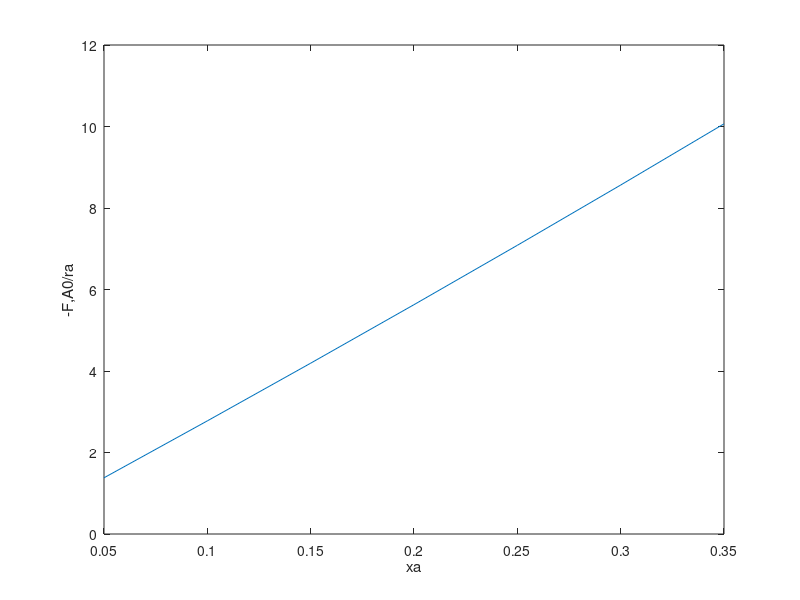

This figure's MATLAB source:
clear;clc;


T = 633; %K

bco = exp(-22.25574)*exp(5629.059418/T);
bco2 = exp(-25.67799)*exp(7421.217224/T);
bh2o_bh2_05 = exp(-24.6281291)*exp(10103.43998/T);
k1 = exp(6.192362489)*exp(-13591.53236/T);
k2 = exp(21.8378944)*exp(-18390.66635/T);
k3 = exp(0.086177696)*exp(-12745/T);
K1 = exp(-6.04031207)*exp(11835.117/T);
K2 = exp(-4.672787)*exp(-4774.119/T);
K3 = exp(-1.36752507)*exp(7060.998/T);
k1bco = exp(-16.06338022)*exp(-7962.472937/T);
k1bco_K1 = exp(-10.02306815)*exp(-19797.58994/T);
bcobh2o_bh2_05 = exp(-46.88387181)*exp(15732.4994/T);
bc02bh2o_bh2_05 = exp(-50.3061191)*exp(17524.6572/T);
k2bco2 = exp(-3.840095601)*exp(-10969.44912/T);
k2bco2_K2 = exp(0.832691399)*exp(-6195.330122/T);
k3bco2 = exp(-25.59181123)*exp(-5323.782776/T);
k3bco2_K3 = exp(-24.22428723)*exp(-12384.78078/T);


%Initial values for vectors  -------------------------------------
ya0 = 0.22;
yb0 = 0.74;
ye0 = 1.e-14;
yc0 = 1.e-14;
yd0 = 1.e-14;

P=50.*10^5;
Pa0=P*ya0;
Pb0=P*yb0;
Pc0=P*yc0;
Pd0=P*yd0;
Pe0=P*ye0;

xa=[0.05 0.1 0.15 0.2 0.25 0.3 0.35];
xe=[0.1 0.2 0.3 0.4 0.5 0.6 0.7];

for i=1:7
Pa(i)=ya0*P*(1-0.2*xa(i)/(1-2*0.2*xa(i)*ya0) +...
    ya0*P*(1-0.8*xa(i)));
Pb(i)=ya0*P*((yb0/ya0)-3*0.2*xa(i))/(1-2*0.2*xa(i)*ya0) +...
    ye0*P*((yb0/ye0)-2*xe(i))/(1-2*xe(i)*ye0)+...
    ya0*P*((yb0/ya0)-0.8*xa(i));
Pc(i)=ya0*P*0.2*xa(i)/(1-2*0.2*xa(i)*ya0)+...
    ye0*P*xe(i)/(1-2*xe(i)*ye0);
Pd(i)=ya0*P*0.2*xa(i)/(1-2*0.2*xa(i)*ya0)+...
    ya0*P*0.8*xa(i);
Pe(i)=ye0*P*(1-xe(i))/(1-2*xe(i)*ye0)+...
    ya0*P*0.8*xa(i);

r1(i)= (k1bco*Pe(i)*Pb(i)^1.5-k1bco_K1*Pc(i)*Pb(i)^(-0.5))/(Pb(i)^0.5+bh2o_bh2_05*Pd(i)+bco*Pe(i)*Pb(i)^0.5+bcobh2o_bh2_05*Pe(i)*Pd(i)+bc02bh2o_bh2_05*Pa(i)*Pd(i));
r2(i)= (k2bco2*Pa(i)*Pb(i)-k2bco2_K2*Pe(i)*Pd(i))/(Pb(i)^0.5+bh2o_bh2_05*Pd(i)+bco*Pe(i)*Pb(i)^0.5+bcobh2o_bh2_05*Pe(i)*Pd(i)+bc02bh2o_bh2_05*Pa(i)*Pd(i));
r3(i)= (k3bco2*Pa(i)*Pb(i)^1.5-k3bco2_K3*Pc(i)*Pd(i)*Pb(i)^(-1.5))/(Pb(i)^0.5+bh2o_bh2_05*Pd(i)+bco*Pe(i)*Pb(i)^0.5+bcobh2o_bh2_05*Pe(i)*Pd(i)+bc02bh2o_bh2_05*Pa(i)*Pd(i));
ra(i)= -r2(i)-r3(i);
end 

format long
FA0 = 1191.; %mol/s
R = 8.314; %SI
CA0 = Pa0/(R*T) %mol/cum
CB0 = Pb0/(R*T)
CAR0 = (P*0.04)/(R*T)
Q = FA0/CA0 %cum/s
FB0 = Q*CB0
FAR0 = Q*CAR0

r_1 = -FA0*1./r1;
r_2 = -FA0*1./r2;
r_3 = -FA0*1./r3;
r_a = -FA0*1./ra;

%----------SIMPSON 3/8-----------------------------------------------------
p=2;
n=3*p+1;
s=xa(4)-xa(1);
for i=1:3:n-3
    I(i) = s*(r_a(i)+3*r_a(i+1)+3*r_a(i+2)+r_a(i+3))/8;
end

V=sum(I) %cum
SV=Q/V
%--------------------------------------------------------------------------

plot(xa,r_a)
xlabel('xa')
ylabel('-F,A0/ra')

%subplot(2,2,1)
%plot(xa, r_1)
%xlabel('xa')
%ylabel('-F,A0/r1')

%subplot(2,2,2)
%plot(xa, r_2)
%xlabel('xa')
%ylabel('-F,A0/r2')

%subplot(2,2,3)
%plot(xa,r_3)
%xlabel('xa')
%ylabel('-F,A0/r3')

%subplot(2,2,4)
%plot(xa,r_a)
%xlabel('xa')
%ylabel('-F,A0/ra')